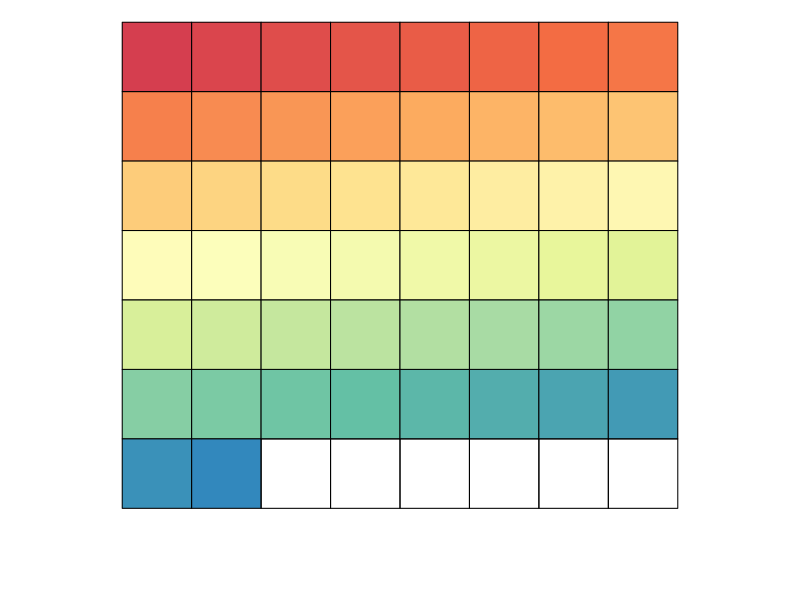
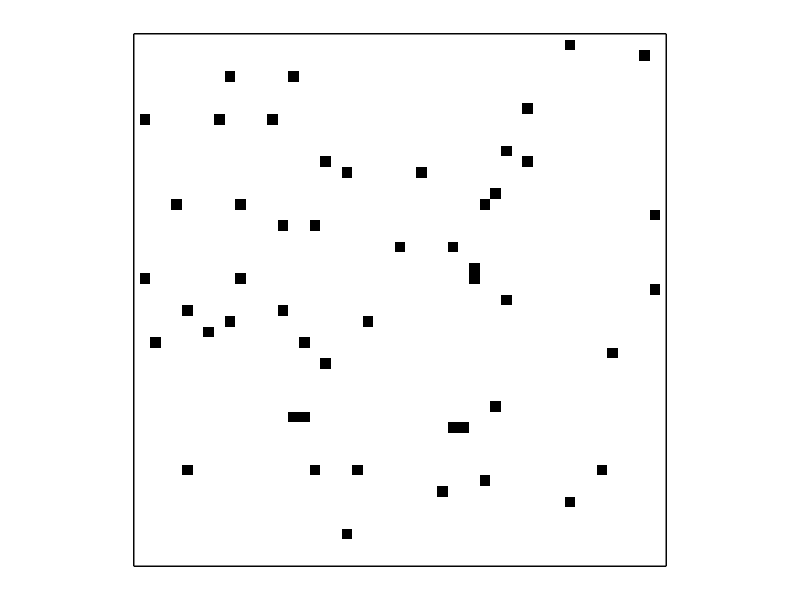

Here is the R script that generated these plots, in order:
## ---- chunk 1
knitr::opts_chunk$set(error=TRUE, dev="cairo_pdf")
library(tidyverse)
library(scales)
library(RColorBrewer)
library(purrr)
## ---- chunk 2
# Takes the basic color palette and spreads it into 50 colors
expand_palette <- function(n, colors) {
  spread <- colorRampPalette(colors)
  spread(n)
}

colors <- brewer.pal(9, "Spectral")
more_colors <- expand_palette(50, colors)
show_col(more_colors, labels = FALSE)
## ---- chunk 3
#dot
dot <- function(x, y){
  if (length(x) != length(y)) stop("vectors `x` and `y` are not of the same length.")
  # loop over the vector, accumulating the inner product
  out <- 0 
  for (i in seq_along(x)) out <- out + x[i]*y[i]# return inner product
  out
}

#norm 
norm <- function(x) sqrt(dot(x, x))

#normalize
normalize <- function(x) x / norm(x)

#is zero
is.zero <- function(x) norm(x) < sqrt(.Machine$double.eps)

#projection
# project_onto <- function(y,x){
#   projection <- c(1:length(x))
#   if(is.zero(x)){
#     for(i in 1:length(x)){
#       projection[i] <- 0
#     }
#   }
#   else{
#     projection <- dot(y,x)/dot(x,x)*x
#   }
#   projection
# }
project_onto <- function(y, x, normalized_x = FALSE){
  stopifnot(length(x) == length(y))
  if (is.zero(x)) return(rep(0, length(x)))
  if (normalized_x) dot(y, x) * x else dot(y, x) / dot(x, x) * x
}
#discard zero cols
discard_zero_cols <- function(M) M[,!apply(M, 2, is.zero)]


#gs
gs <- function(A){
  # initialize basis matrix
  e <- matrix(0, nrow = nrow(A), ncol = ncol(A))
  e[,1L] <- normalize(A[,1L])
  # orthogonalize and normalize column by column
  for (j in 2L:ncol(A)){
    e_tilde <- A[,j]
    # subtract parallel components
    for (k in 1L:(j-1L)){
      e_tilde <- e_tilde - project_onto(e_tilde, e[,k]
                                        , normalized_x = TRUE
                                        )
      }
    # normalize
    if (norm(e_tilde) < sqrt(.Machine$double.eps)){
      e[,j] <- rep(0, nrow(A))
      }else{
        e[,j] <- normalize(e_tilde)}
    }# end for loop over columns
  # return
  discard_zero_cols(e)
}
## ---- chunk 4
mgs <- function(A){
  #make skipping vector
  skip_vector <- vector(mode = "integer", length = ncol(A))
  for(i in 1:ncol(A)){
    #normalize
    if(!is.zero(A[, i])){
      A[, i] <- normalize(A[, i])
    }
    #subtract projections
    if(i != ncol(A)){
      for(j in (i + 1):ncol(A)){
        #check if in skip vector
        if(j %in% skip_vector){
          break()
        } else {
          A[, j] <- A[, j] - project_onto(A[, j], A[, i])
          if(is.zero(A[, j])){
            skip_vector[j] <- j
          }
        }
      }
    }
  }
  discard_zero_cols(A)
}

#testing
A <- matrix(c(1, 6, 19, 2, 1, 2,  7, 3, 5, 6, 23, 2), nrow = 3, byrow = TRUE)
gs(A)
mgs(A)
## ---- chunk 5
#array to tibble 
array_to_tibble <- function(a){
  df <- a %>% 
  dim() %>% 
  map(~ 1:.x) %>% 
  expand.grid() %>% 
  as_tibble()
names(df) <- paste0("i", 1:length(dim(a)))
df$value <- as.vector(a)
df
}

#testing
mat <- matrix(1:6, nrow = 2)
array_to_tibble(mat)
a <- array(1:24, dim = c(2, 4, 3))
array_to_tibble(a)
## ---- chunk 6
# The spy function takes as arguments the generated matrix along with the
# number of rows and columns (n) of the square matrix.
spy <- function(mat, n) {
  non_zero_row = c()
  non_zero_col = c()

# Searches through matrix and notes the indices of non-zero elements
  for (i in 1:n) {
    for (j in 1:n) {
      if (mat[i, j] != 0) {
        non_zero_row = c(non_zero_row, i)
        non_zero_col = c(non_zero_col, j)
      }
    }
  }
  # Due to the way R orients the coordinate system, this code
  # calibrates things to output in the desired way
  x_plot <- non_zero_col # col is distance from left
  y_plot <- n - non_zero_row # row is distance from top

  tibble(x = x_plot, y = y_plot)
}

n <-  50
mat <- matrix(0L, nrow = n, ncol = n)
set.seed(2L)
mat[sample(n^2, n)] <- rpois(n, 5)

# Calls the spy function to create the tibble to be plotted
df <- spy(mat, n)

# Uncomment the next two lines and comment all the above to test
# the base case.
# n <- 10
# df <- tibble(x = 1:10, y = 10:1)

ggplot(df, aes(x, y)) +
  # Creats the black box around the plot
  geom_rect(aes(xmin = 0, xmax = n , 
            ymin = 0, ymax = n), 
            fill = "white", color = "black", size = 0.2) +
  geom_tile(fill = "black") +
  scale_x_continuous(name = NULL, breaks = NULL, minor_breaks = NULL) +
  scale_y_continuous(name = NULL, breaks = NULL, minor_breaks = NULL) +
  coord_equal()+
  theme_minimal()
